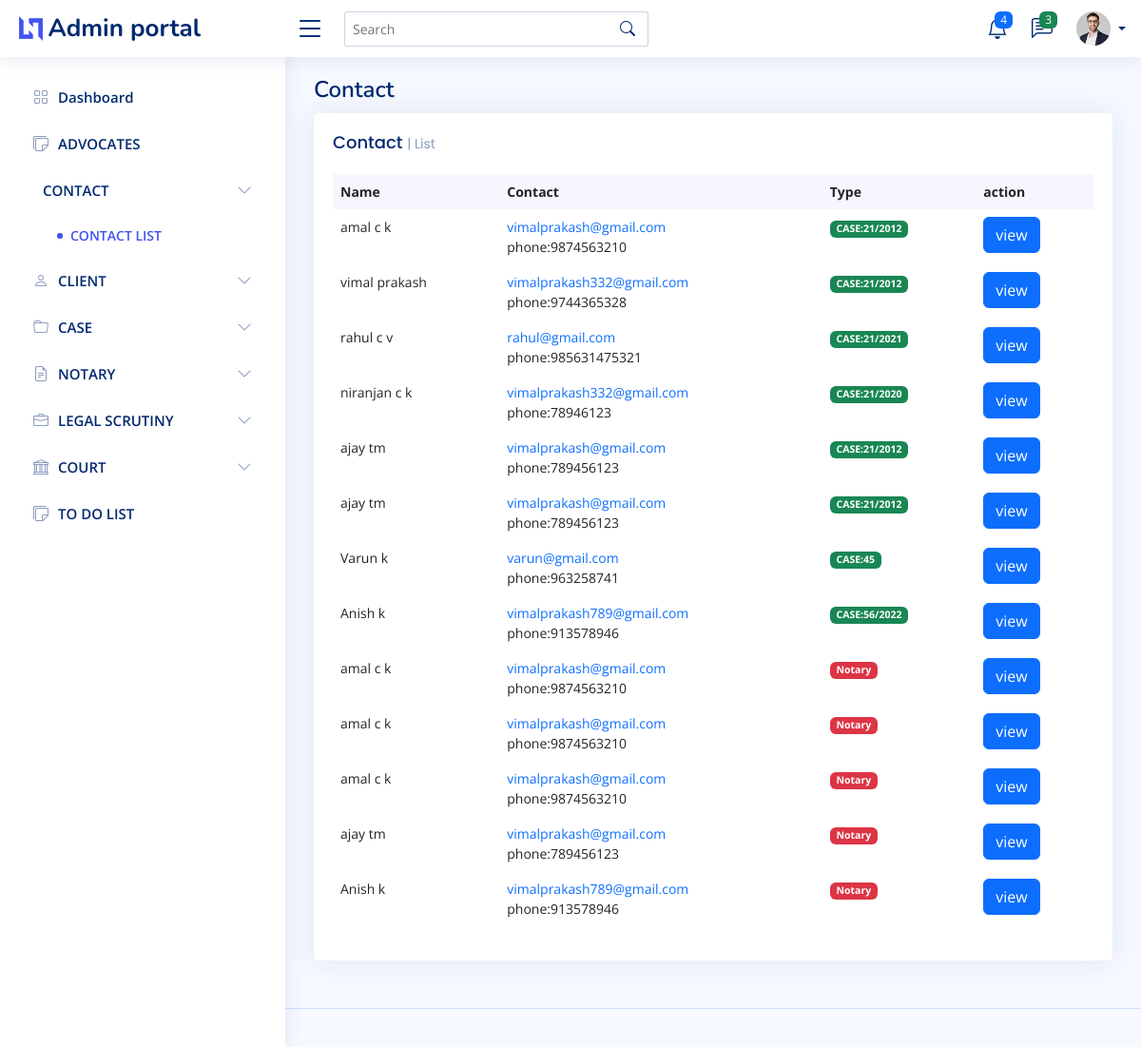
The app's page /contact with its own data.
### Admin_user/models.py (models this page shows, shortened)
class client(models.Model):
    First_name=models.CharField(max_length=50)
    Last_name=models.CharField(max_length=50)
    Address=models.ForeignKey(Address,null=True, on_delete=models.SET_NULL)
    Category=models.CharField(max_length=50,null=True)
    is_case=models.BooleanField(default=False)
    phone=models.IntegerField(null=True)
    email=models.CharField(max_length=50,null=True)
    def __str__(self) :
        return self.First_name+" "+self.Last_name

class CaseRegister(models.Model):
    client_name=models.ForeignKey(client, on_delete=models.CASCADE)
    case_number=models.CharField(max_length=50)
    year=models.IntegerField()
    incident=models.CharField(max_length=50,null=True)
    advocate=models.ForeignKey(Advocate,null=True,on_delete=models.SET_NULL)
    Filling_Date=models.DateField(auto_now=False, auto_now_add=False,null=True)
    First_hearing_date=models.DateField(auto_now=False, auto_now_add=False,null=True)
    Next_hearing_date=models.DateField(auto_now=False, auto_now_add=False,null=True)
    Fir_date=models.DateField(auto_now=False, auto_now_add=False,null=True)
    Fir_number=models.IntegerField(null=True)
    Fir_policeStation=models.CharField(max_length=50,null=True)
    case_category=models.ForeignKey(CaseCategory,null=True,on_delete=models.SET_NULL)
    status=models.CharField(max_length=20,choices=status_choice,null=True,default=1)

### Admin_user/views.py (the view)
# urls.py: path("contact",contact,name="contact"),
def contact(request):
    if  (request.user.is_authenticated and check_user_is_admin(request)):
        return redirect("/login")
    context={"title":"Contact"}
    context["contact"]=True
    contact=[]
    cases=CaseRegister.objects.all()
    notarys=NotaryModel.objects.all()
    for i in cases:
        dict={}
        dict["name"]=i.client_name
        dict["email"]=i.client_name.email
        dict["phone"]=i.client_name.phone
        dict["case"]=i.case_number
        contact.append(dict)
    for i in notarys:
        dict={}
        dict["name"]=i.client_name
        dict["email"]=i.client_name.email
        dict["phone"]=i.client_name.phone
        dict["notary"]=True
        contact.append(dict)
    context["contact"]=contact
    return render(request,"admin/contact.html",context)

### templates/admin/contact.html (shortened to what this page needs)
{% extends 'admin/main.html' %}
{% block content %}
<div class="col-12">
    <div class="card recent-sales overflow-auto">
      <div class="card-body">
        <h5 class="card-title">Contact <span>| List</span></h5>
        <table class="table table-borderless datatable">
          <thead>
            <tr>
              <th scope="col">Name </th>
              <th scope="col">Contact</th>
              <th scope="col">Type</th>
              <th scope="col">action</th>
            </tr>
          </thead>
          <tbody>
            {% for i in contact %}
            <tr>
              <td>
                {{i.name}}
              </td>
              <td><a href="#basicModal{{i.phone}}" class="text-primary">{{i.email}}</a><br>phone:{{i.phone}}</td>
              {% if i.case %}<td><span class="badge bg-success">CASE:{{i.case}}</span></td>{% endif %}
              {% if i.notary %}<td><span class="badge bg-danger">Notary</span></td>{% endif %}
              <td><button type="button" class="btn btn-primary" data-bs-toggle="modal" data-bs-target="#basicModal{{i.phone}}">
                view
              </button>
              </td>
              </tr>
            {% endfor %}
          </tbody>
        </table>
      </div>
    </div>
  </div>
{% endblock content %}

### static/assets/css/style.css (style rules this page uses)
:root { scroll-behavior: smooth; }
body { font-family: "Open Sans", sans-serif; background: #f6f9ff; color: #444444; }
h1, h2, h3, h4, h5, h6 { font-family: "Nunito", sans-serif; }
.card { margin-bottom: 30px; border: none; border-radius: 5px; box-shadow: 0px 0 30px rgba(1, 41, 112, 0.1); }
.card-title { padding: 20px 0 15px 0; font-size: 18px; font-weight: 500; color: #012970; font-family: "Poppins", sans-serif; }
.card-title span { color: #899bbd; font-size: 14px; font-weight: 400; }
.card-body { padding: 0 20px 20px 20px; }
.dashboard .recent-sales { font-size: 14px; }
.dashboard .recent-sales .table thead { background: #f6f6fe; }
.dashboard .recent-sales .table thead th { border: 0; }

### records on screen
client: name "amal c k", email "vimalprakash@gmail.com", phone "9874563210", case "21/2012", shows "Notary"
client: name "vimal prakash", email "vimalprakash332@gmail.com", phone "9744365328", case "21/2012"
client: name "rahul c v", email "rahul@gmail.com", phone "985631475321", case "21/2021"
client: name "niranjan c k", email "vimalprakash332@gmail.com", phone "78946123", case "21/2020"
client: name "ajay tm", email "vimalprakash@gmail.com", phone "789456123", case "21/2012", shows "Notary"
client: name "Varun k", email "varun@gmail.com", phone "963258741", case "45"
client: name "Anish k", email "vimalprakash789@gmail.com", phone "913578946", case "56/2022", shows "Notary"

### other values on screen
{{ title }} "Contact"
